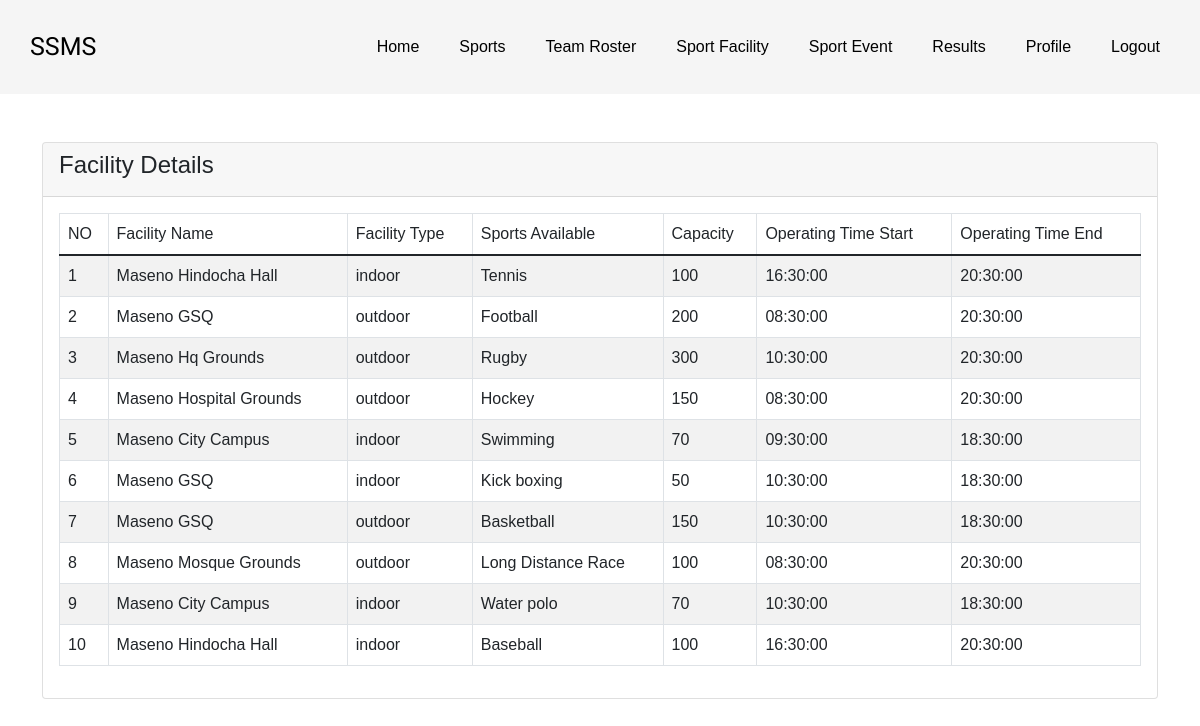
The page /student/student_facility.php on the database its author committed.
### tables this page shows
CREATE TABLE `facilities` (
  `id` int(11) NOT NULL,
  `facility_name` varchar(255) NOT NULL,
  `facility_type` enum('indoor','outdoor','arena') NOT NULL,
  `sports_available` text DEFAULT NULL,
  `capacity` int(11) DEFAULT NULL,
  `operating_time_start` time DEFAULT NULL,
  `operating_time_end` time DEFAULT NULL
);

### student/student_facility.php (the view, shortened to what this page needs)
<?php
require '../includes/dbh.inc.php';
?>
<!doctype html>
<html lang="en">
<head>
    <link href="https://cdn.jsdelivr.net/npm/bootstrap@5.1.3/dist/css/bootstrap.min.css" rel="stylesheet">
</head>
<?php include('../includes/student_header.inc.php'); ?>
<body>
<div class="container mt-5">
    <div class="row">
        <div class="col-md-12">
            <div class="card">
                <div class="card-header">
                    <h4>Facility Details</h4>
                </div>
                <div class="card-body">
                    <table class="table table-bordered table-striped">
                        <thead>
                        <tr>
                            <th>NO</th>
                            <th>Facility Name</th>
                            <th>Facility Type</th>
                            <th>Sports Available</th>
                            <th>Capacity</th>
                            <th>Operating Time Start</th>
                            <th>Operating Time End</th>
                        </tr>
                        </thead>
                        <tbody>
                        <?php
                        $query = "SELECT * FROM facilities";
                        $query_run = mysqli_query($con, $query);
                        if (mysqli_num_rows($query_run) > 0) {
                            $count = 0;
                            foreach ($query_run as $facility) {
                                $count++;
                        ?>
                                <tr>
                                    <td><?= $count; ?></td>
                                    <td><?= $facility['facility_name']; ?></td>
                                    <td><?= $facility['facility_type']; ?></td>
                                    <td><?= $facility['sports_available']; ?></td>
                                    <td><?= $facility['capacity']; ?></td>
                                    <td><?= $facility['operating_time_start']; ?></td>
                                    <td><?= $facility['operating_time_end']; ?></td>
                                </tr>
                        <?php
                            }
                        } else {
                            echo "<h5>No Record Found!</h5>";
                        }
                        ?>
                        </tbody>
                    </table>
                </div>
            </div>
        </div>
    </div>
</div>
</body>
</html>

### css/student_homepage.css (style rules this page uses)
body { margin: 0; box-sizing: border-box; font-family: Arial, sans-serif; }

### rows shown on the page
facilities: facility_name "Maseno Hindocha Hall", facility_type "indoor", sports_available "Tennis", capacity "100", operating_time_start "16:30:00", operating_time_end "20:30:00"
facilities: facility_name "Maseno GSQ", facility_type "outdoor", sports_available "Football", capacity "200", operating_time_start "08:30:00", operating_time_end "20:30:00"
facilities: facility_name "Maseno Hq Grounds", facility_type "outdoor", sports_available "Rugby", capacity "300", operating_time_start "10:30:00", operating_time_end "20:30:00"
facilities: facility_name "Maseno Hospital Grounds", facility_type "outdoor", sports_available "Hockey", capacity "150", operating_time_start "08:30:00", operating_time_end "20:30:00"
facilities: facility_name "Maseno City Campus", facility_type "indoor", sports_available "Swimming", capacity "70", operating_time_start "09:30:00", operating_time_end "18:30:00"
facilities: facility_name "Maseno GSQ", facility_type "indoor", sports_available "Kick boxing", capacity "50", operating_time_start "10:30:00", operating_time_end "18:30:00"
facilities: facility_name "Maseno GSQ", facility_type "outdoor", sports_available "Basketball", capacity "150", operating_time_start "10:30:00", operating_time_end "18:30:00"
facilities: facility_name "Maseno Mosque Grounds", facility_type "outdoor", sports_available "Long Distance Race", capacity "100", operating_time_start "08:30:00", operating_time_end "20:30:00"
facilities: facility_name "Maseno City Campus", facility_type "indoor", sports_available "Water polo", capacity "70", operating_time_start "10:30:00", operating_time_end "18:30:00"
facilities: facility_name "Maseno Hindocha Hall", facility_type "indoor", sports_available "Baseball", capacity "100", operating_time_start "16:30:00", operating_time_end "20:30:00"
